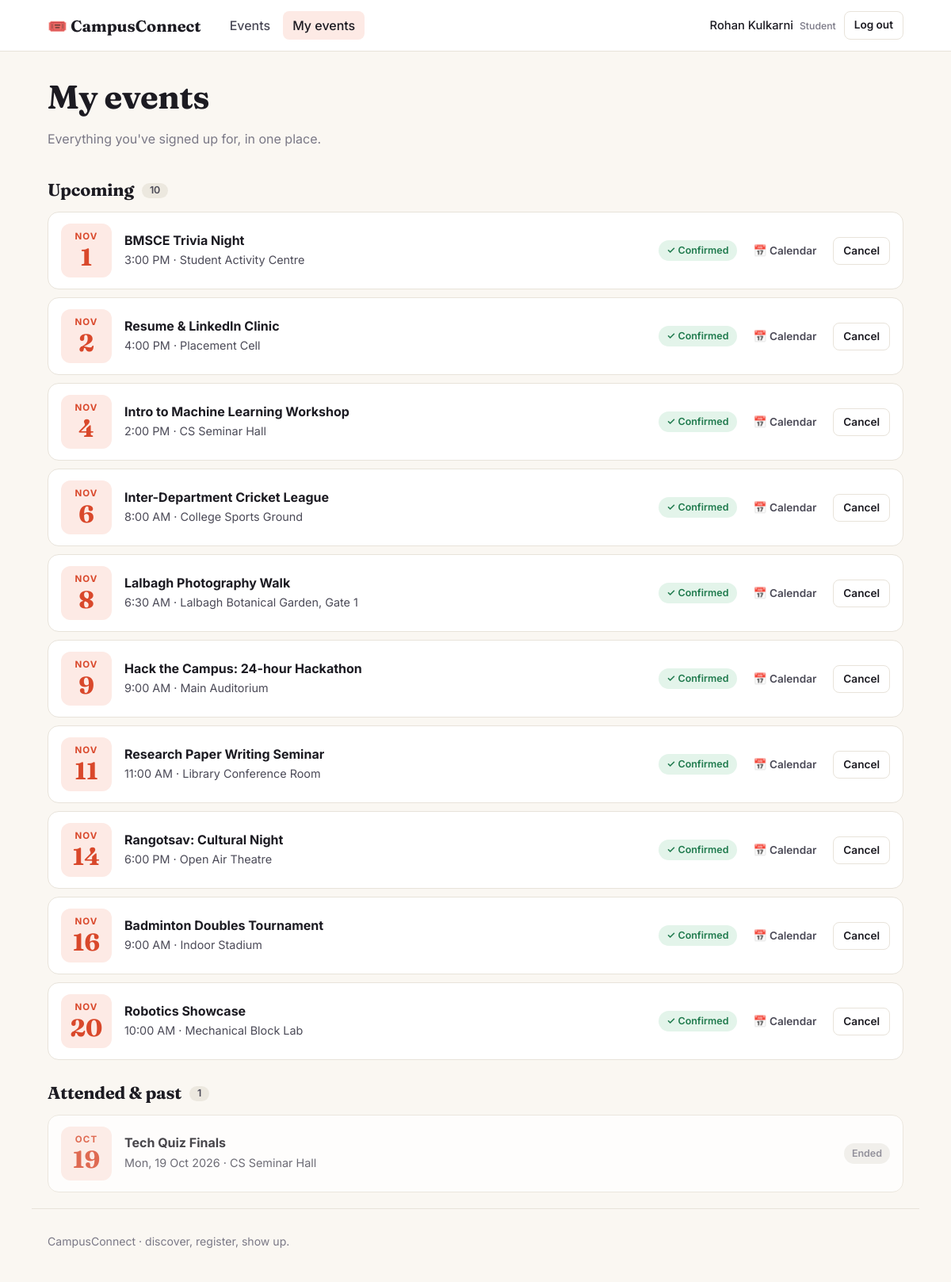
Screenshot of /my-events (signed in) with the database file from the repository.
### tables this page shows
CREATE TABLE users (
    id INTEGER PRIMARY KEY AUTOINCREMENT,
    name TEXT NOT NULL,
    email TEXT NOT NULL UNIQUE,
    usn TEXT,
    department TEXT,
    password_hash TEXT NOT NULL,
    role TEXT NOT NULL CHECK (role IN ('student', 'organizer')),
    created_at TEXT NOT NULL
);

CREATE TABLE registrations (
    id INTEGER PRIMARY KEY AUTOINCREMENT,
    event_id INTEGER NOT NULL REFERENCES events(id) ON DELETE CASCADE,
    user_id INTEGER NOT NULL REFERENCES users(id) ON DELETE CASCADE,
    status TEXT NOT NULL DEFAULT 'confirmed' CHECK (status IN ('confirmed', 'waitlisted')),
    attended INTEGER NOT NULL DEFAULT 0,
    created_at TEXT NOT NULL,
    UNIQUE (event_id, user_id)
);

CREATE TABLE events (
    id INTEGER PRIMARY KEY AUTOINCREMENT,
    title TEXT NOT NULL,
    description TEXT NOT NULL,
    category TEXT NOT NULL,
    event_date TEXT NOT NULL,
    start_time TEXT NOT NULL,
    end_time TEXT,
    venue TEXT NOT NULL,
    capacity INTEGER NOT NULL DEFAULT 0,
    organizer_id INTEGER NOT NULL REFERENCES users(id) ON DELETE CASCADE,
    created_at TEXT NOT NULL
);

### backend/app.py (the view)
@app.route("/my-events")
@login_required
def my_events():
    if g.user["role"] != "student":
        return redirect(url_for("dashboard"))
    rows = get_db().execute(
        EVENT_SQL.replace("FROM events e", "FROM events e JOIN registrations mr ON mr.event_id = e.id", 1)
        .replace("SELECT e.*,", "SELECT e.*, mr.status AS my_status, mr.created_at AS registered_at,", 1)
        + " WHERE mr.user_id = ? ORDER BY e.event_date, e.start_time", (g.user["id"],)).fetchall()
    items = [decorate(r) for r in rows]
    upcoming = [e for e in items if not e["is_past"]]
    past = [e for e in items if e["is_past"]]
    return render_template("my_events.html", upcoming=upcoming, past=past[::-1])

### backend/app.py (called while the page is built)
def get_db():
    if "db" not in g:
        g.db = sqlite3.connect(DB_PATH)
        g.db.row_factory = sqlite3.Row
        g.db.execute("PRAGMA foreign_keys = ON")
    return g.db

def today_iso():
    return date.today().isoformat()

def _d(s):
    return datetime.strptime(s, "%Y-%m-%d")

@app.template_filter("fdate")
def fdate(s):
    d = _d(s)
    return f"{d.strftime('%a')}, {d.day} {d.strftime('%b %Y')}"

@app.template_filter("mon")
def mon(s):
    return _d(s).strftime("%b").upper()

@app.template_filter("dayn")
def dayn(s):
    return str(_d(s).day)

@app.template_filter("ftime")
def ftime(s):
    if not s:
        return ""
    t = datetime.strptime(s, "%H:%M")
    return f"{t.hour % 12 or 12}:{t.minute:02d} {'AM' if t.hour < 12 else 'PM'}"

@app.context_processor
def inject_globals():
    return {"CATEGORIES": CATEGORIES, "today": today_iso(), "csrf_token": csrf_token}

def csrf_token():
    if "_csrf" not in session:
        session["_csrf"] = secrets.token_hex(16)
    return session["_csrf"]

@app.before_request
def load_user_and_check_csrf():
    g.user = None
    uid = session.get("user_id")
    if uid:
        g.user = get_db().execute("SELECT * FROM users WHERE id = ?", (uid,)).fetchone()
        if g.user is None:
            session.pop("user_id", None)
    if request.method == "POST":
        sent = request.form.get("csrf_token", "")
        if not sent or not secrets.compare_digest(sent, session.get("_csrf", "")):
            abort(400, "Your session expired. Please go back, refresh the page and try again.")

def login_required(view):
    @wraps(view)
    def wrapped(*a, **kw):
        if g.user is None:
            flash("Please log in to continue.", "info")
            return redirect(url_for("login", next=request.full_path.rstrip("?")))
        return view(*a, **kw)
    return wrapped

def decorate(row):
    e = dict(row)
    cap = e["capacity"]
    e["is_past"] = e["event_date"] < today_iso()
    e["unlimited"] = cap == 0
    e["spots_left"] = None if cap == 0 else max(cap - e["confirmed"], 0)
    e["is_full"] = cap > 0 and e["confirmed"] >= cap
    e["fill_pct"] = 0 if cap == 0 else min(100, round(100 * e["confirmed"] / cap))
    return e

### frontend/templates/my_events.html (shortened to what this page needs)
{% extends "base.html" %}
{% from "_macros.html" import event_card %}
{% block content %}
<section class="page-head">
  <h1>My events</h1>
  <p class="muted">Everything you've signed up for, in one place.</p>
</section>
<h2 class="section">Upcoming <span class="count-pill">{{ upcoming|length }}</span></h2>
{% if upcoming %}
  <div class="rows">
    {% for e in upcoming %}
      <div class="row">
        <div class="datebox"><span class="mon">{{ e.event_date|mon }}</span><span class="day">{{ e.event_date|dayn }}</span></div>
        <div class="row-main">
          <a href="{{ url_for('event_detail', event_id=e.id) }}"><strong>{{ e.title }}</strong></a>
          <div class="meta">{{ e.start_time|ftime }} · {{ e.venue }}</div>
        </div>
        <div class="row-side">
          {% if e.my_status == 'confirmed' %}<span class="badge badge-ok">✓ Confirmed</span>{% else %}<span class="badge badge-warn">Waitlisted</span>{% endif %}
          <a class="btn btn-link btn-sm" href="{{ url_for('event_ics', event_id=e.id) }}">📅 Calendar</a>
          <form method="post" action="{{ url_for('cancel_registration', event_id=e.id) }}" onsubmit="return confirm('Cancel your registration?')">
            <button class="btn btn-ghost btn-sm">Cancel</button>
          </form>
        </div>
      </div>
    {% endfor %}
  </div>
{% else %}
  <div class="empty"><h3>Nothing coming up</h3><p>Find something fun and register.</p><a class="btn btn-primary" href="{{ url_for('index') }}">Browse events</a></div>
{% endif %}
{% if past %}
  <h2 class="section">Attended &amp; past <span class="count-pill">{{ past|length }}</span></h2>
  <div class="rows rows-muted">
    {% for e in past %}
      <div class="row">
        <div class="datebox"><span class="mon">{{ e.event_date|mon }}</span><span class="day">{{ e.event_date|dayn }}</span></div>
        <div class="row-main">
          <a href="{{ url_for('event_detail', event_id=e.id) }}"><strong>{{ e.title }}</strong></a>
          <div class="meta">{{ e.event_date|fdate }} · {{ e.venue }}</div>
        </div>
        <div class="row-side"><span class="badge badge-muted">Ended</span></div>
      </div>
    {% endfor %}
  </div>
{% endif %}
{% endblock %}

### frontend/templates/base.html (shortened to what this page needs)
<!doctype html>
<html lang="en">
<head>
  <link rel="stylesheet" href="{{ url_for('static', filename='style.css') }}">
</head>
<body>
  <header class="topbar">
    <div class="wrap topbar-inner">
      <a class="brand" href="{{ url_for('index') }}"><span class="brand-mark">🎟️</span> CampusConnect</a>
      <nav class="nav">
        <a href="{{ url_for('index') }}" class="{{ 'active' if request.endpoint == 'index' }}">Events</a>
        {% if g.user and g.user.role == 'student' %}
          <a href="{{ url_for('my_events') }}" class="{{ 'active' if request.endpoint == 'my_events' }}">My events</a>
        {% elif g.user and g.user.role == 'organizer' %}
          <a href="{{ url_for('dashboard') }}" class="{{ 'active' if request.endpoint == 'dashboard' }}">Dashboard</a>
        {% endif %}
      </nav>
      <div class="nav-right">
        {% if g.user %}
          <span class="who">{{ g.user.name }} <small>{{ g.user.role }}</small></span>
          <form method="post" action="{{ url_for('logout') }}">
            <button class="btn btn-ghost btn-sm">Log out</button>
          </form>
        {% else %}
          <a class="btn btn-ghost btn-sm" href="{{ url_for('login') }}">Log in</a>
          <a class="btn btn-primary btn-sm" href="{{ url_for('signup') }}">Sign up</a>
        {% endif %}
      </div>
    </div>
  </header>
  <main class="wrap">
    {% block content %}{% endblock %}
  </main>
  <footer class="footer wrap">
    <span>CampusConnect · discover, register, show up.</span>
  </footer>
</body>
</html>

### frontend/static/style.css (style rules this page uses)
:root { --bg: #faf7f2; --surface: #ffffff; --ink: #1c1b22; --ink-2: #4b4a57; --muted: #7a7886; --line: #e8e3da; --accent: #d9482b; --accent-ink: #ffffff; --accent-soft: #fdeae5; --ok: #1f7a4d; --ok-soft: #e3f4ea; --warn: #9a5b00; --warn-soft: #fff1d6; --danger: #b3261e; --radius: 14px; --shadow: 0 1px 2px rgba(28, 27, 34, .06), 0 6px 20px rgba(28, 27, 34, .06); --c-technical: #2b59c3; --c-cultural: #c2255c; --c-sports: #2f8f44; --c-workshop: #d9640b; --c-academic: #6741d9; --c-social: #0c8599; }
* { box-sizing: border-box; }
html { -webkit-text-size-adjust: 100%; }
body { margin: 0; background: var(--bg); color: var(--ink); font: 16px/1.55 "Inter", system-ui, -apple-system, "Segoe UI", Roboto, sans-serif; }
h1, h2, h3 { font-family: "Fraunces", Georgia, serif; line-height: 1.15; margin: 0 0 .4em; letter-spacing: -.01em; }
h1 { font-size: clamp(1.9rem, 4vw, 2.6rem); }
h2 { font-size: 1.35rem; }
a { color: var(--accent); text-decoration: none; }
.wrap { max-width: 1120px; margin: 0 auto; padding: 0 20px; }
.muted { color: var(--muted); }
.topbar { background: var(--surface); border-bottom: 1px solid var(--line); position: sticky; top: 0; z-index: 10; }
.topbar-inner { display: flex; align-items: center; gap: 24px; min-height: 64px; flex-wrap: wrap; }
.brand { font-family: "Fraunces", Georgia, serif; font-weight: 700; font-size: 1.25rem; color: var(--ink); }
.nav { display: flex; gap: 4px; flex: 1; }
.nav a { color: var(--ink-2); padding: 6px 12px; border-radius: 8px; font-weight: 500; }
.nav a.active { color: var(--ink); background: var(--accent-soft); }
.nav-right { display: flex; align-items: center; gap: 10px; }
.nav-right form { margin: 0; }
.who { font-weight: 500; font-size: .92rem; }
.who small { color: var(--muted); text-transform: capitalize; margin-left: 4px; }
.btn { display: inline-flex; align-items: center; justify-content: center; gap: 6px; font: inherit; font-weight: 600; font-size: .95rem; cursor: pointer; padding: 10px 18px; border-radius: 10px; border: 1px solid transparent; text-decoration: none !important; transition: transform .05s, background .15s, border-color .15s; }
.btn-ghost { background: var(--surface); color: var(--ink); border-color: var(--line); }
.btn-link { background: none; color: var(--ink-2); }
.btn-sm { padding: 6px 12px; font-size: .85rem; border-radius: 8px; }
.badge { display: inline-block; padding: 3px 10px; border-radius: 999px; font-size: .78rem; font-weight: 600; background: #f0ede6; color: var(--ink-2); }
.badge-ok { background: var(--ok-soft); color: var(--ok); }
.badge-muted { background: #efeeea; color: var(--muted); }
.meta { margin: 2px 0; color: var(--ink-2); font-size: .9rem; }
.datebox { width: 64px; height: 68px; border-radius: 12px; background: var(--accent-soft); color: var(--accent); display: flex; flex-direction: column; align-items: center; justify-content: center; line-height: 1; }
.datebox .mon { font-size: .72rem; font-weight: 700; letter-spacing: .1em; }
.datebox .day { font-family: "Fraunces", Georgia, serif; font-size: 1.9rem; font-weight: 700; margin-top: 4px; }
.page-head { padding: 34px 0 10px; }
.page-head p { margin: 0; }
.section { margin: 30px 0 14px; display: flex; align-items: center; gap: 10px; }
.count-pill { font-family: "Inter", sans-serif; font-size: .78rem; background: #ece8df; color: var(--ink-2); border-radius: 99px; padding: 2px 10px; font-weight: 600; }
.rows { display: grid; gap: 10px; }
.rows-muted { opacity: .8; }
.row { display: flex; align-items: center; gap: 16px; background: var(--surface); border: 1px solid var(--line); border-radius: var(--radius); padding: 14px 16px; }
.row-main { flex: 1; min-width: 0; }
.row-main a { color: var(--ink); }
.row-side { display: flex; align-items: center; gap: 8px; flex-wrap: wrap; justify-content: flex-end; }
.row-side form { margin: 0; }
.footer { padding: 30px 20px 40px; color: var(--muted); font-size: .88rem; border-top: 1px solid var(--line); margin-top: 20px; }

### rows the page displays
users: user.name "Rohan Kulkarni", user.role "Student"
registrations: event_date|mon "NOV", event_date|dayn "1", title "BMSCE Trivia Night", start_time|ftime "3:00 PM", venue "Student Activity Centre", status "✓ Confirmed"
registrations: event_date|mon "NOV", event_date|dayn "2", title "Resume & LinkedIn Clinic", start_time|ftime "4:00 PM", venue "Placement Cell", status "✓ Confirmed"
registrations: event_date|mon "NOV", event_date|dayn "4", title "Intro to Machine Learning Workshop", start_time|ftime "2:00 PM", venue "CS Seminar Hall", status "✓ Confirmed"
registrations: event_date|mon "NOV", event_date|dayn "6", title "Inter-Department Cricket League", start_time|ftime "8:00 AM", venue "College Sports Ground", status "✓ Confirmed"
registrations: event_date|mon "NOV", event_date|dayn "8", title "Lalbagh Photography Walk", start_time|ftime "6:30 AM", venue "Lalbagh Botanical Garden, Gate 1", status "✓ Confirmed"
registrations: event_date|mon "NOV", event_date|dayn "9", title "Hack the Campus: 24-hour Hackathon", start_time|ftime "9:00 AM", venue "Main Auditorium", status "✓ Confirmed"
registrations: event_date|mon "NOV", event_date|dayn "11", title "Research Paper Writing Seminar", start_time|ftime "11:00 AM", venue "Library Conference Room", status "✓ Confirmed"
registrations: event_date|mon "NOV", event_date|dayn "14", title "Rangotsav: Cultural Night", start_time|ftime "6:00 PM", venue "Open Air Theatre", status "✓ Confirmed"
registrations: event_date|mon "NOV", event_date|dayn "16", title "Badminton Doubles Tournament", start_time|ftime "9:00 AM", venue "Indoor Stadium", status "✓ Confirmed"
registrations: event_date|mon "NOV", event_date|dayn "20", title "Robotics Showcase", start_time|ftime "10:00 AM", venue "Mechanical Block Lab", status "✓ Confirmed"
registrations: event_date|mon "OCT", event_date|dayn "19", title "Tech Quiz Finals", event_date|fdate "Mon, 19 Oct 2026", venue "CS Seminar Hall"

### other values shown
{{ upcoming|length }} "10"
{{ past|length }} "1"
